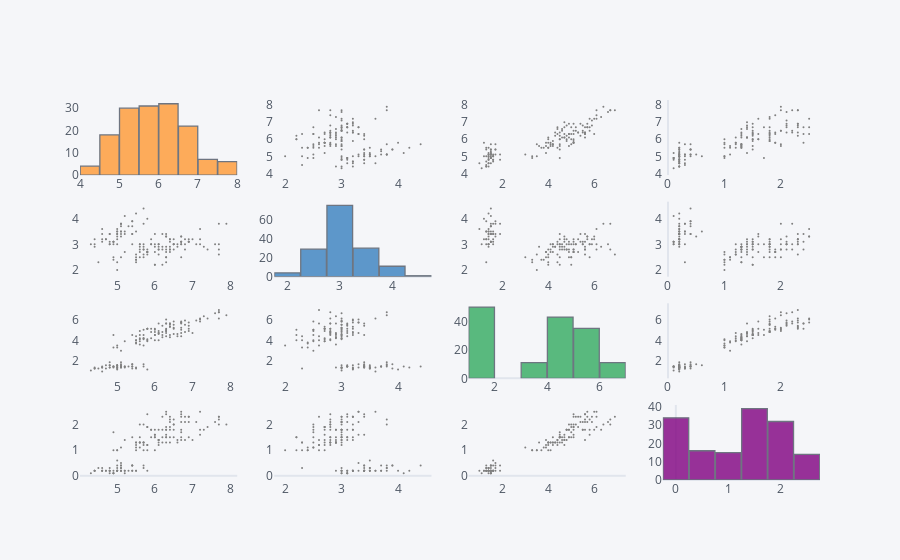

The code cell stored with this chart in its notebook:
### Code cell
df.scatter_matrix()

### Figure 1 — Plotly figure (JSON) as saved in the notebook; plotly's stock layout.template omitted (floating-point values rounded to 4 significant figures; data arrays with more than 128 entries replaced by an {"elided": "..."} marker saying what was removed)
{"data": [{"histfunc": "count", "histnorm": "", "marker": {"color": "rgba(255, 153, 51, 1.0)", "line": {"color": "#4D5663", "width": 1.3}}, "name": "SepalLengthCm", "nbinsx": 10, "opacity": 0.8, "orientation": "v", "type": "histogram", "x": {"elided": "150 float values"}, "xaxis": "x", "yaxis": "y"}, {"line": {"color": "rgba(128, 128, 128, 1.0)", "dash": "solid", "shape": "linear", "width": 1.3}, "marker": {"size": 2, "symbol": "circle"}, "mode": "markers", "name": "SepalLengthCm", "text": "", "type": "scatter", "x": {"elided": "150 float values"}, "xaxis": "x2", "y": {"elided": "150 float values"}, "yaxis": "y2"}, {"line": {"color": "rgba(128, 128, 128, 1.0)", "dash": "solid", "shape": "linear", "width": 1.3}, "marker": {"size": 2, "symbol": "circle"}, "mode": "markers", "name": "SepalLengthCm", "text": "", "type": "scatter", "x": {"elided": "150 float values"}, "xaxis": "x3", "y": {"elided": "150 float values"}, "yaxis": "y3"}, {"line": {"color": "rgba(128, 128, 128, 1.0)", "dash": "solid", "shape": "linear", "width": 1.3}, "marker": {"size": 2, "symbol": "circle"}, "mode": "markers", "name": "SepalLengthCm", "text": "", "type": "scatter", "x": {"elided": "150 float values"}, "xaxis": "x4", "y": {"elided": "150 float values"}, "yaxis": "y4"}, {"line": {"color": "rgba(128, 128, 128, 1.0)", "dash": "solid", "shape": "linear", "width": 1.3}, "marker": {"size": 2, "symbol": "circle"}, "mode": "markers", "name": "SepalWidthCm", "text": "", "type": "scatter", "x": {"elided": "150 float values"}, "xaxis": "x5", "y": {"elided": "150 float values"}, "yaxis": "y5"}, {"histfunc": "count", "histnorm": "", "marker": {"color": "rgba(55, 128, 191, 1.0)", "line": {"color": "#4D5663", "width": 1.3}}, "name": "SepalWidthCm", "nbinsx": 10, "opacity": 0.8, "orientation": "v", "type": "histogram", "x": {"elided": "150 float values"}, "xaxis": "x6", "yaxis": "y6"}, {"line": {"color": "rgba(128, 128, 128, 1.0)", "dash": "solid", "shape": "linear", "width": 1.3}, "marker": {"size": 2, "symbol": "circle"}, "mode": "markers", "name": "SepalWidthCm", "text": "", "type": "scatter", "x": {"elided": "150 float values"}, "xaxis": "x7", "y": {"elided": "150 float values"}, "yaxis": "y7"}, {"line": {"color": "rgba(128, 128, 128, 1.0)", "dash": "solid", "shape": "linear", "width": 1.3}, "marker": {"size": 2, "symbol": "circle"}, "mode": "markers", "name": "SepalWidthCm", "text": "", "type": "scatter", "x": {"elided": "150 float values"}, "xaxis": "x8", "y": {"elided": "150 float values"}, "yaxis": "y8"}, {"line": {"color": "rgba(128, 128, 128, 1.0)", "dash": "solid", "shape": "linear", "width": 1.3}, "marker": {"size": 2, "symbol": "circle"}, "mode": "markers", "name": "PetalLengthCm", "text": "", "type": "scatter", "x": {"elided": "150 float values"}, "xaxis": "x9", "y": {"elided": "150 float values"}, "yaxis": "y9"}, {"line": {"color": "rgba(128, 128, 128, 1.0)", "dash": "solid", "shape": "linear", "width": 1.3}, "marker": {"size": 2, "symbol": "circle"}, "mode": "markers", "name": "PetalLengthCm", "text": "", "type": "scatter", "x": {"elided": "150 float values"}, "xaxis": "x10", "y": {"elided": "150 float values"}, "yaxis": "y10"}, {"histfunc": "count", "histnorm": "", "marker": {"color": "rgba(50, 171, 96, 1.0)", "line": {"color": "#4D5663", "width": 1.3}}, "name": "PetalLengthCm", "nbinsx": 10, "opacity": 0.8, "orientation": "v", "type": "histogram", "x": {"elided": "150 float values"}, "xaxis": "x11", "yaxis": "y11"}, {"line": {"color": "rgba(128, 128, 128, 1.0)", "dash": "solid", "shape": "linear", "width": 1.3}, "marker": {"size": 2, "symbol": "circle"}, "mode": "markers", "name": "PetalLengthCm", "text": "", "type": "scatter", "x": {"elided": "150 float values"}, "xaxis": "x12", "y": {"elided": "150 float values"}, "yaxis": "y12"}, {"line": {"color": "rgba(128, 128, 128, 1.0)", "dash": "solid", "shape": "linear", "width": 1.3}, "marker": {"size": 2, "symbol": "circle"}, "mode": "markers", "name": "PetalWidthCm", "text": "", "type": "scatter", "x": {"elided": "150 float values"}, "xaxis": "x13", "y": {"elided": "150 float values"}, "yaxis": "y13"}, {"line": {"color": "rgba(128, 128, 128, 1.0)", "dash": "solid", "shape": "linear", "width": 1.3}, "marker": {"size": 2, "symbol": "circle"}, "mode": "markers", "name": "PetalWidthCm", "text": "", "type": "scatter", "x": {"elided": "150 float values"}, "xaxis": "x14", "y": {"elided": "150 float values"}, "yaxis": "y14"}, {"line": {"color": "rgba(128, 128, 128, 1.0)", "dash": "solid", "shape": "linear", "width": 1.3}, "marker": {"size": 2, "symbol": "circle"}, "mode": "markers", "name": "PetalWidthCm", "text": "", "type": "scatter", "x": {"elided": "150 float values"}, "xaxis": "x15", "y": {"elided": "150 float values"}, "yaxis": "y15"}, {"histfunc": "count", "histnorm": "", "marker": {"color": "rgba(128, 0, 128, 1.0)", "line": {"color": "#4D5663", "width": 1.3}}, "name": "PetalWidthCm", "nbinsx": 10, "opacity": 0.8, "orientation": "v", "type": "histogram", "x": {"elided": "150 float values"}, "xaxis": "x16", "yaxis": "y16"}], "layout": {"bargap": 0.02, "legend": {"bgcolor": "#F5F6F9", "font": {"color": "#4D5663"}}, "paper_bgcolor": "#F5F6F9", "plot_bgcolor": "#F5F6F9", "showlegend": false, "title": {"font": {"color": "#4D5663"}}, "xaxis": {"anchor": "y", "domain": [0, 0.2125], "gridcolor": "#E1E5ED", "showgrid": false, "tickfont": {"color": "#4D5663"}, "title": {"font": {"color": "#4D5663"}, "text": ""}, "zerolinecolor": "#E1E5ED"}, "xaxis10": {"anchor": "y10", "domain": [0.2625, 0.475], "gridcolor": "#E1E5ED", "showgrid": false, "tickfont": {"color": "#4D5663"}, "title": {"font": {"color": "#4D5663"}, "text": ""}, "zerolinecolor": "#E1E5ED"}, "xaxis11": {"anchor": "y11", "domain": [0.525, 0.7375], "gridcolor": "#E1E5ED", "showgrid": false, "tickfont": {"color": "#4D5663"}, "title": {"font": {"color": "#4D5663"}, "text": ""}, "zerolinecolor": "#E1E5ED"}, "xaxis12": {"anchor": "y12", "domain": [0.7875, 1], "gridcolor": "#E1E5ED", "showgrid": false, "tickfont": {"color": "#4D5663"}, "title": {"font": {"color": "#4D5663"}, "text": ""}, "zerolinecolor": "#E1E5ED"}, "xaxis13": {"anchor": "y13", "domain": [0, 0.2125], "gridcolor": "#E1E5ED", "showgrid": false, "tickfont": {"color": "#4D5663"}, "title": {"font": {"color": "#4D5663"}, "text": ""}, "zerolinecolor": "#E1E5ED"}, "xaxis14": {"anchor": "y14", "domain": [0.2625, 0.475], "gridcolor": "#E1E5ED", "showgrid": false, "tickfont": {"color": "#4D5663"}, "title": {"font": {"color": "#4D5663"}, "text": ""}, "zerolinecolor": "#E1E5ED"}, "xaxis15": {"anchor": "y15", "domain": [0.525, 0.7375], "gridcolor": "#E1E5ED", "showgrid": false, "tickfont": {"color": "#4D5663"}, "title": {"font": {"color": "#4D5663"}, "text": ""}, "zerolinecolor": "#E1E5ED"}, "xaxis16": {"anchor": "y16", "domain": [0.7875, 1], "gridcolor": "#E1E5ED", "showgrid": false, "tickfont": {"color": "#4D5663"}, "title": {"font": {"color": "#4D5663"}, "text": ""}, "zerolinecolor": "#E1E5ED"}, "xaxis2": {"anchor": "y2", "domain": [0.2625, 0.475], "gridcolor": "#E1E5ED", "showgrid": false, "tickfont": {"color": "#4D5663"}, "title": {"font": {"color": "#4D5663"}, "text": ""}, "zerolinecolor": "#E1E5ED"}, "xaxis3": {"anchor": "y3", "domain": [0.525, 0.7375], "gridcolor": "#E1E5ED", "showgrid": false, "tickfont": {"color": "#4D5663"}, "title": {"font": {"color": "#4D5663"}, "text": ""}, "zerolinecolor": "#E1E5ED"}, "xaxis4": {"anchor": "y4", "domain": [0.7875, 1], "gridcolor": "#E1E5ED", "showgrid": false, "tickfont": {"color": "#4D5663"}, "title": {"font": {"color": "#4D5663"}, "text": ""}, "zerolinecolor": "#E1E5ED"}, "xaxis5": {"anchor": "y5", "domain": [0, 0.2125], "gridcolor": "#E1E5ED", "showgrid": false, "tickfont": {"color": "#4D5663"}, "title": {"font": {"color": "#4D5663"}, "text": ""}, "zerolinecolor": "#E1E5ED"}, "xaxis6": {"anchor": "y6", "domain": [0.2625, 0.475], "gridcolor": "#E1E5ED", "showgrid": false, "tickfont": {"color": "#4D5663"}, "title": {"font": {"color": "#4D5663"}, "text": ""}, "zerolinecolor": "#E1E5ED"}, "xaxis7": {"anchor": "y7", "domain": [0.525, 0.7375], "gridcolor": "#E1E5ED", "showgrid": false, "tickfont": {"color": "#4D5663"}, "title": {"font": {"color": "#4D5663"}, "text": ""}, "zerolinecolor": "#E1E5ED"}, "xaxis8": {"anchor": "y8", "domain": [0.7875, 1], "gridcolor": "#E1E5ED", "showgrid": false, "tickfont": {"color": "#4D5663"}, "title": {"font": {"color": "#4D5663"}, "text": ""}, "zerolinecolor": "#E1E5ED"}, "xaxis9": {"anchor": "y9", "domain": [0, 0.2125], "gridcolor": "#E1E5ED", "showgrid": false, "tickfont": {"color": "#4D5663"}, "title": {"font": {"color": "#4D5663"}, "text": ""}, "zerolinecolor": "#E1E5ED"}, "yaxis": {"anchor": "x", "domain": [0.8025, 1], "gridcolor": "#E1E5ED", "showgrid": false, "tickfont": {"color": "#4D5663"}, "title": {"font": {"color": "#4D5663"}, "text": ""}, "zerolinecolor": "#E1E5ED"}, "yaxis10": {"anchor": "x10", "domain": [0.2675, 0.465], "gridcolor": "#E1E5ED", "showgrid": false, "tickfont": {"color": "#4D5663"}, "title": {"font": {"color": "#4D5663"}, "text": ""}, "zerolinecolor": "#E1E5ED"}, "yaxis11": {"anchor": "x11", "domain": [0.2675, 0.465], "gridcolor": "#E1E5ED", "showgrid": false, "tickfont": {"color": "#4D5663"}, "title": {"font": {"color": "#4D5663"}, "text": ""}, "zerolinecolor": "#E1E5ED"}, "yaxis12": {"anchor": "x12", "domain": [0.2675, 0.465], "gridcolor": "#E1E5ED", "showgrid": false, "tickfont": {"color": "#4D5663"}, "title": {"font": {"color": "#4D5663"}, "text": ""}, "zerolinecolor": "#E1E5ED"}, "yaxis13": {"anchor": "x13", "domain": [0, 0.1975], "gridcolor": "#E1E5ED", "showgrid": false, "tickfont": {"color": "#4D5663"}, "title": {"font": {"color": "#4D5663"}, "text": ""}, "zerolinecolor": "#E1E5ED"}, "yaxis14": {"anchor": "x14", "domain": [0, 0.1975], "gridcolor": "#E1E5ED", "showgrid": false, "tickfont": {"color": "#4D5663"}, "title": {"font": {"color": "#4D5663"}, "text": ""}, "zerolinecolor": "#E1E5ED"}, "yaxis15": {"anchor": "x15", "domain": [0, 0.1975], "gridcolor": "#E1E5ED", "showgrid": false, "tickfont": {"color": "#4D5663"}, "title": {"font": {"color": "#4D5663"}, "text": ""}, "zerolinecolor": "#E1E5ED"}, "yaxis16": {"anchor": "x16", "domain": [0, 0.1975], "gridcolor": "#E1E5ED", "showgrid": false, "tickfont": {"color": "#4D5663"}, "title": {"font": {"color": "#4D5663"}, "text": ""}, "zerolinecolor": "#E1E5ED"}, "yaxis2": {"anchor": "x2", "domain": [0.8025, 1], "gridcolor": "#E1E5ED", "showgrid": false, "tickfont": {"color": "#4D5663"}, "title": {"font": {"color": "#4D5663"}, "text": ""}, "zerolinecolor": "#E1E5ED"}, "yaxis3": {"anchor": "x3", "domain": [0.8025, 1], "gridcolor": "#E1E5ED", "showgrid": false, "tickfont": {"color": "#4D5663"}, "title": {"font": {"color": "#4D5663"}, "text": ""}, "zerolinecolor": "#E1E5ED"}, "yaxis4": {"anchor": "x4", "domain": [0.8025, 1], "gridcolor": "#E1E5ED", "showgrid": false, "tickfont": {"color": "#4D5663"}, "title": {"font": {"color": "#4D5663"}, "text": ""}, "zerolinecolor": "#E1E5ED"}, "yaxis5": {"anchor": "x5", "domain": [0.535, 0.7325], "gridcolor": "#E1E5ED", "showgrid": false, "tickfont": {"color": "#4D5663"}, "title": {"font": {"color": "#4D5663"}, "text": ""}, "zerolinecolor": "#E1E5ED"}, "yaxis6": {"anchor": "x6", "domain": [0.535, 0.7325], "gridcolor": "#E1E5ED", "showgrid": false, "tickfont": {"color": "#4D5663"}, "title": {"font": {"color": "#4D5663"}, "text": ""}, "zerolinecolor": "#E1E5ED"}, "yaxis7": {"anchor": "x7", "domain": [0.535, 0.7325], "gridcolor": "#E1E5ED", "showgrid": false, "tickfont": {"color": "#4D5663"}, "title": {"font": {"color": "#4D5663"}, "text": ""}, "zerolinecolor": "#E1E5ED"}, "yaxis8": {"anchor": "x8", "domain": [0.535, 0.7325], "gridcolor": "#E1E5ED", "showgrid": false, "tickfont": {"color": "#4D5663"}, "title": {"font": {"color": "#4D5663"}, "text": ""}, "zerolinecolor": "#E1E5ED"}, "yaxis9": {"anchor": "x9", "domain": [0.2675, 0.465], "gridcolor": "#E1E5ED", "showgrid": false, "tickfont": {"color": "#4D5663"}, "title": {"font": {"color": "#4D5663"}, "text": ""}, "zerolinecolor": "#E1E5ED"}}}
